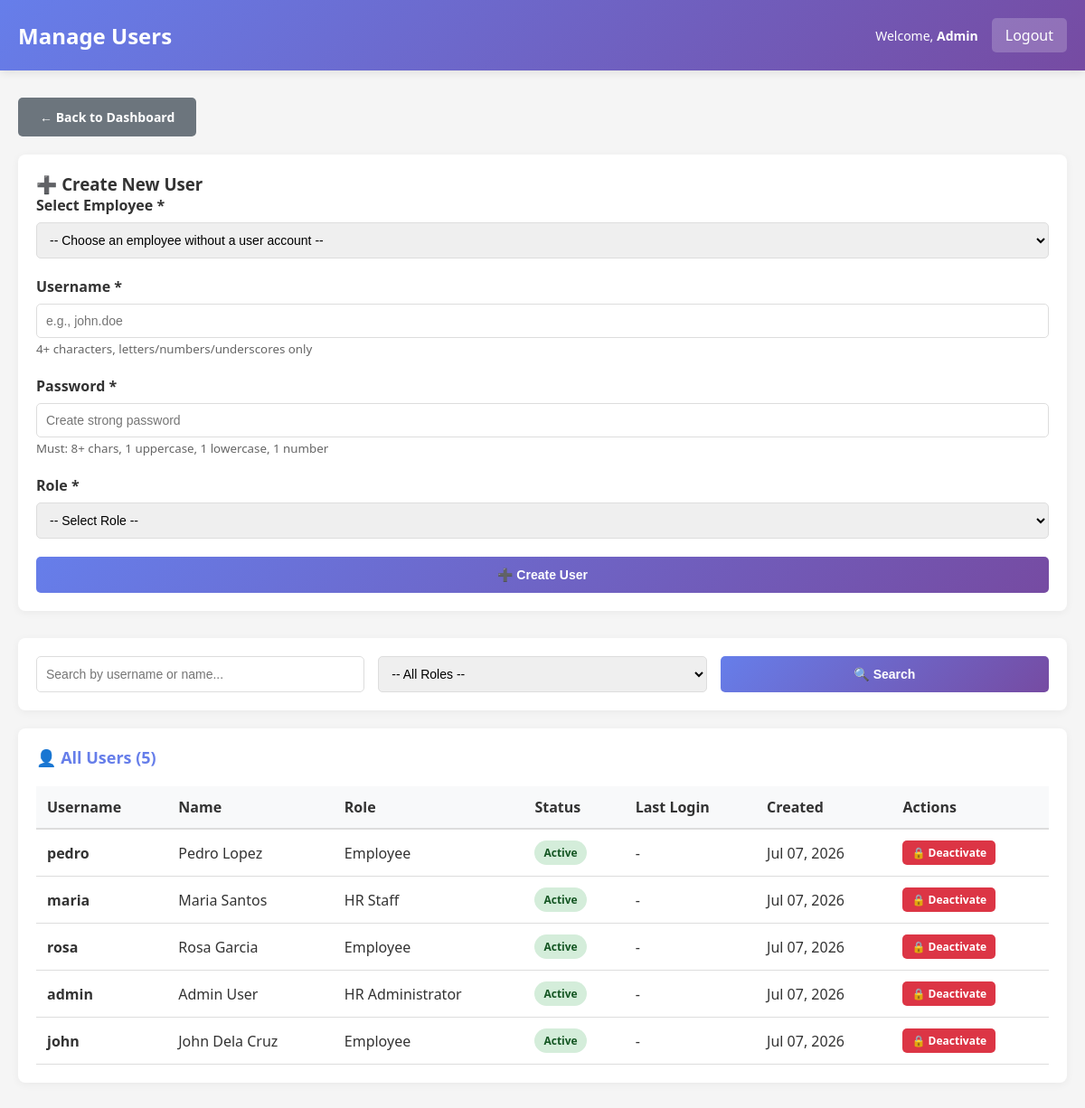
/admin/manage_users.php (signed in), run on the app's committed database.
### tables this page shows
CREATE TABLE employees (
  employee_id INT PRIMARY KEY AUTO_INCREMENT,
  employee_code VARCHAR(20) UNIQUE NOT NULL,
  first_name VARCHAR(50) NOT NULL,
  last_name VARCHAR(50) NOT NULL,
  email VARCHAR(100) UNIQUE NOT NULL,
  phone VARCHAR(20),
  position VARCHAR(100),
  salary DECIMAL(10, 2),
  date_hired DATE,
  status ENUM('active', 'inactive') DEFAULT 'active',
  created_at TIMESTAMP DEFAULT CURRENT_TIMESTAMP,
  updated_at TIMESTAMP DEFAULT CURRENT_TIMESTAMP ON UPDATE CURRENT_TIMESTAMP
);

CREATE TABLE users (
  user_id INT PRIMARY KEY AUTO_INCREMENT,
  username VARCHAR(50) UNIQUE NOT NULL,
  password VARCHAR(255) NOT NULL,
  role_id INT NOT NULL,
  employee_id INT,
  status ENUM('active', 'inactive') DEFAULT 'active',
  deactivation_reason VARCHAR(255),
  deactivated_at DATETIME,
  created_at TIMESTAMP DEFAULT CURRENT_TIMESTAMP,
  last_login DATETIME,
  FOREIGN KEY (role_id) REFERENCES roles(role_id),
  FOREIGN KEY (employee_id) REFERENCES employees(employee_id)
);

CREATE TABLE roles (
  role_id INT PRIMARY KEY AUTO_INCREMENT,
  role_name VARCHAR(50) UNIQUE NOT NULL,
  description TEXT,
  created_at TIMESTAMP DEFAULT CURRENT_TIMESTAMP
);

### includes/functions.php (called while the page is built, shortened)
<?php
function get_employee_info($conn, $employee_id) {
    $result = $conn->query("SELECT * FROM employees WHERE employee_id = $employee_id");
    return $result->fetch_assoc();
}
function format_date($date) {
    return date('M d, Y', strtotime($date));
}
?>

### admin/manage_users.php (the view, shortened to what this page needs)
<?php
require_once '../config/database.php';
require_once '../includes/functions.php';
$admin = get_employee_info($conn, $_SESSION['employee_id']);
$search = $_GET['search'] ?? '';
$where = "WHERE 1=1";
$users = $conn->query("SELECT u.*, e.first_name, e.last_name, e.employee_code, r.role_name FROM users u JOIN employees e ON u.employee_id = e.employee_id JOIN roles r ON u.role_id = r.role_id $where ORDER BY u.created_at DESC")->fetch_all(MYSQLI_ASSOC);
?>
<!DOCTYPE html>
<html lang="en">
<head>
    <link rel="stylesheet" href="../assets/css/style.css">
</head>
<body>
    <div class="navbar">
        <h2>Manage Users</h2>
        <div class="navbar-user">
            <span>Welcome, <strong><?php echo htmlspecialchars($admin['first_name']); ?></strong></span>
            <a href="../logout.php">Logout</a>
        </div>
    </div>
    <div class="container">
        <a href="dashboard.php" class="btn btn-secondary" style="margin-bottom: 20px;">← Back to Dashboard</a>
        <div class="form-section">
            <h3>➕ Create New User</h3>
            <form method="POST">
                <div class="form-group">
                    <label for="employee">Select Employee *</label>
                    <select name="employee_id" id="employee" required>
                        <option value="">-- Choose an employee without a user account --</option>
                    </select>
                </div>
                <div class="form-group">
                    <label for="username">Username *</label>
                    <input type="text" name="username" id="username" placeholder="e.g., john.doe" required>
                    <small style="color: #666;">4+ characters, letters/numbers/underscores only</small>
                </div>
                <div class="form-group">
                    <label for="password">Password *</label>
                    <input type="password" name="password" id="password" placeholder="Create strong password" required>
                    <small style="color: #666;">Must: 8+ chars, 1 uppercase, 1 lowercase, 1 number</small>
                </div>
                <div class="form-group">
                    <label for="role">Role *</label>
                    <select name="role_id" id="role" required>
                        <option value="">-- Select Role --</option>
                    </select>
                </div>
                <button type="submit" name="create_user" class="btn btn-primary" style="width: 100%;">➕ Create User</button>
            </form>
        </div>
        <div style="background: white; padding: 20px; border-radius: 8px; margin-bottom: 20px; box-shadow: 0 2px 10px rgba(0, 0, 0, 0.05);">
            <form method="GET" action="" style="display: grid; grid-template-columns: repeat(auto-fit, minmax(200px, 1fr)); gap: 15px;">
                <input type="text" name="search" placeholder="Search by username or name..." value="<?php echo htmlspecialchars($search); ?>">
                <select name="role">
                    <option value="">-- All Roles --</option>
                </select>
                <button type="submit" class="btn btn-primary">🔍 Search</button>
            </form>
        </div>
        <div class="table-container">
            <h3>👤 All Users (<?php echo count($users); ?>)</h3>
            <table>
                <thead>
                    <tr>
                        <th>Username</th>
                        <th>Name</th>
                        <th>Role</th>
                        <th>Status</th>
                        <th>Last Login</th>
                        <th>Created</th>
                        <th>Actions</th>
                    </tr>
                </thead>
                <tbody>
                    <?php if (!empty($users)): ?>
                        <?php foreach ($users as $user): ?>
                        <tr>
                            <td><strong><?php echo htmlspecialchars($user['username']); ?></strong></td>
                            <td><?php echo htmlspecialchars($user['first_name'] . ' ' . $user['last_name']); ?></td>
                            <td><?php echo htmlspecialchars($user['role_name']); ?></td>
                            <td>
                                <?php if ($user['status'] === 'active'): ?>
                                    <span class="badge badge-success">Active</span>
                                <?php else: ?>
                                    <span class="badge badge-danger">Inactive</span>
                                <?php endif; ?>
                            </td>
                            <td><?php echo $user['last_login'] ? format_datetime($user['last_login']) : '-'; ?></td>
                            <td><?php echo format_date($user['created_at']); ?></td>
                            <td>
                                <a href="user_status.php?user_id=<?php echo $user['user_id']; ?>&status=<?php echo ($user['status'] === 'active' ? 'inactive' : 'active'); ?>" class="btn <?php echo ($user['status'] === 'active' ? 'btn-danger' : 'btn-success'); ?>" style="padding: 5px 10px; font-size: 12px;">
                                    <?php echo ($user['status'] === 'active' ? '🔒 Deactivate' : '🔓 Activate'); ?>
                                </a>
                            </td>
                        </tr>
                        <?php endforeach; ?>
                    <?php endif; ?>
                </tbody>
            </table>
        </div>
    </div>
</body>
</html>

### assets/css/style.css (style rules this page uses)
* { margin: 0; padding: 0; box-sizing: border-box; }
body { font-family: 'Segoe UI', Tahoma, Geneva, Verdana, sans-serif; background-color: #f5f5f5; color: #333; }
.navbar { background: linear-gradient(135deg, #667eea 0%, #764ba2 100%); color: white; padding: 20px; display: flex; justify-content: space-between; align-items: center; box-shadow: 0 2px 10px rgba(0, 0, 0, 0.1); }
.navbar h2 { font-size: 24px; font-weight: 600; }
.navbar-user { display: flex; gap: 15px; align-items: center; }
.navbar-user span { font-size: 14px; }
.navbar-user a { background: rgba(255, 255, 255, 0.2); color: white; padding: 8px 15px; text-decoration: none; border-radius: 5px; transition: background 0.3s; }
.container { max-width: 1200px; margin: 30px auto; padding: 0 20px; }
.btn { display: inline-block; padding: 12px 24px; border: none; border-radius: 5px; cursor: pointer; font-size: 14px; font-weight: 600; text-decoration: none; transition: all 0.3s; }
.btn-primary { background: linear-gradient(135deg, #667eea 0%, #764ba2 100%); color: white; }
.btn-danger { background: #dc3545; color: white; }
.btn-secondary { background: #6c757d; color: white; }
.table-container { background: white; border-radius: 8px; padding: 20px; margin-bottom: 20px; box-shadow: 0 2px 10px rgba(0, 0, 0, 0.05); }
.table-container h3 { color: #667eea; margin-bottom: 20px; font-size: 18px; }
table { width: 100%; border-collapse: collapse; }
table thead { background-color: #f8f9fa; border-bottom: 2px solid #ddd; }
table th { padding: 12px; text-align: left; font-weight: 600; color: #333; }
table td { padding: 12px; border-bottom: 1px solid #ddd; }
.badge { display: inline-block; padding: 5px 10px; border-radius: 20px; font-size: 12px; font-weight: 600; }
.badge-success { background-color: #d4edda; color: #155724; }
.form-group { margin-bottom: 20px; }
label { display: block; margin-bottom: 8px; font-weight: 600; color: #333; }
input[type="text"], input[type="email"], input[type="password"], input[type="number"], input[type="date"], select, textarea { width: 100%; padding: 10px; border: 1px solid #ddd; border-radius: 5px; font-size: 14px; transition: border-color 0.3s; }

### admin/manage_users.php (style rules this page uses)
.form-section { background: white; padding: 20px; border-radius: 8px; margin-bottom: 30px; box-shadow: 0 2px 10px rgba(0, 0, 0, 0.05); }

### data on the page
employees: first_name "Admin"
users: username "pedro", employee.last_name "Pedro Lopez", role.role_name "Employee", status "Active", created_at "Jul 07, 2026"
users: username "maria", employee.last_name "Maria Santos", role.role_name "HR Staff", status "Active", created_at "Jul 07, 2026"
users: username "rosa", employee.last_name "Rosa Garcia", role.role_name "Employee", status "Active", created_at "Jul 07, 2026"
users: username "admin", employee.last_name "Admin User", role.role_name "HR Administrator", status "Active", created_at "Jul 07, 2026"
users: username "john", employee.last_name "John Dela Cruz", role.role_name "Employee", status "Active", created_at "Jul 07, 2026"

### other printed values
count($users) "5"
